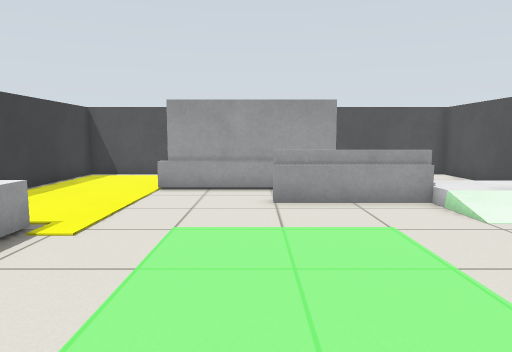
[1] (above)

14 first-person views from a walk through a Gazebo world. The camera is 0.83 m above the floor, tilts 6° down and sees 70° across. The floor is counted in squares, 0.5 m on a side. Each view is taken from the middle of a square. On the plan, view 1 faces up. The plan holds only what a view shows up to about 17 squares ahead; the rest is blank.

[2]
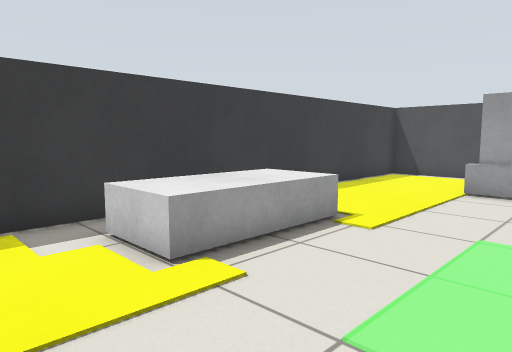

[3]
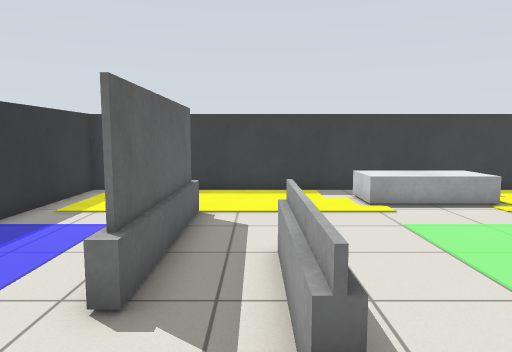

[4]
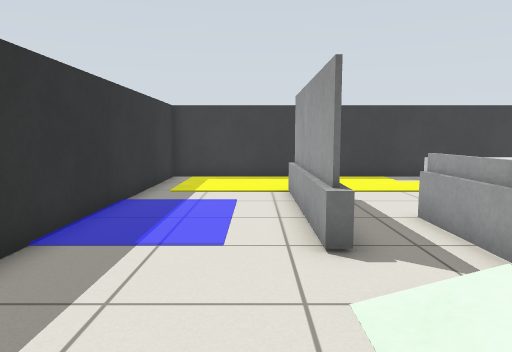

[5]
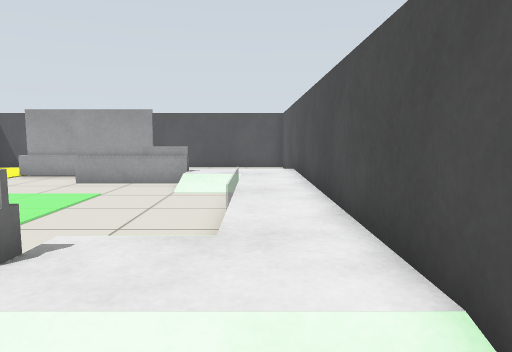

[6]
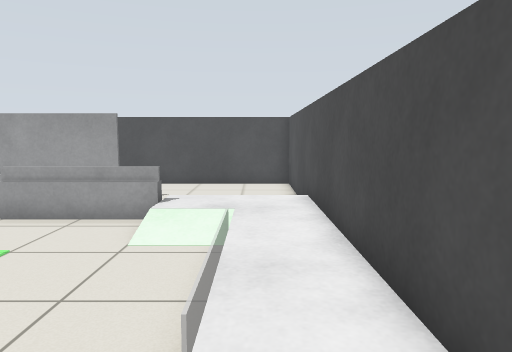

[7]
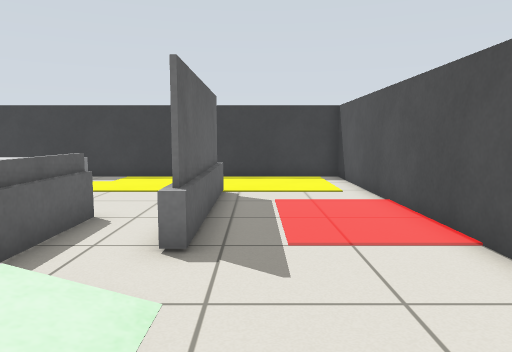

[8]
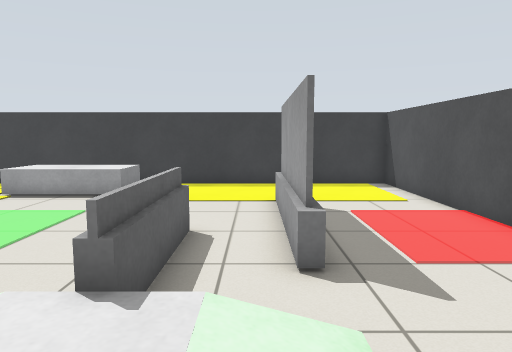

[9]
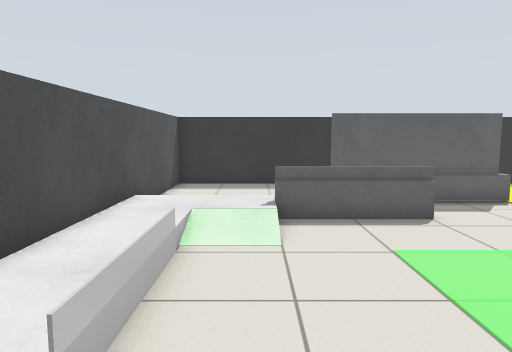

[10]
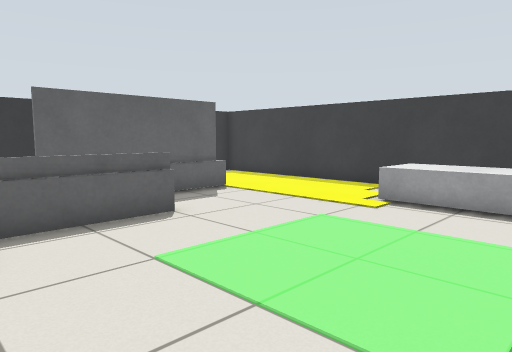

[11]
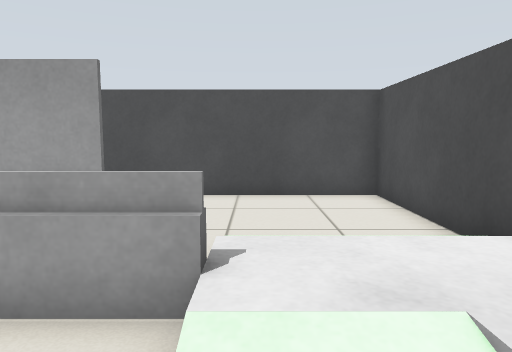

[12]
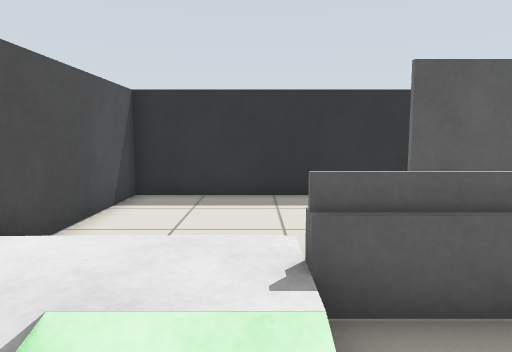

[13]
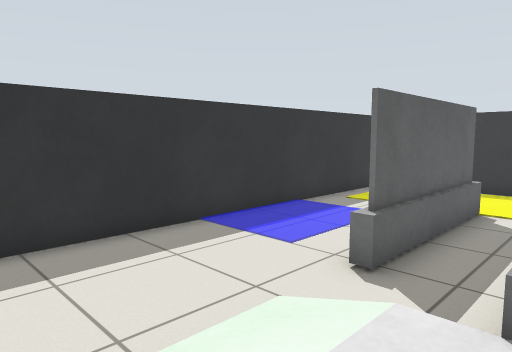

[14]
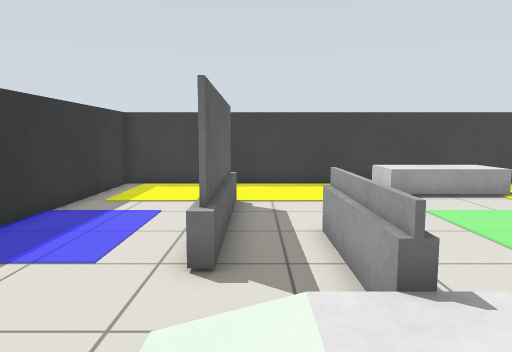

### Floor plan
Key: @ floor where view 1 was taken; # wall or solid block; . main floor; : floor 0.25 m higher than the main floor; = window, fence, low wall or low ledge; B grey box.
Columns run from 8 left of view 1 to 9 right of it. Each row starts with its distance up from view 1.
 17 ##################
 16 #................#
 15 #................#
 14 #................#
 13 #................#
 12 #....=#####=.....#
 11 #............   :#
 10 #............  ::#
  9 #........====: ::#
  8 #............  ::#
  7 #..............::#
  6 #.BBB..........::#
  5 # BBB..........::#
  4 # BBB..........::#
  3 #.BBB..........::#
  2 #..............::#
  1 #............ :::#
  0 #.......@==== :::#
 -1 #............  ::#
 -2 #............   :#
 -3 #....=#####=.....#
 -4 #................#
 -5 #................#
 -6 #................#
 -7 #................#
 -8 ##################

Where each view was taken, in squares from view 1:
view 1: 0 up, 0 right, facing up
view 2: 0 up, 0 right, facing up-left
view 3: 1 down, 7 right, facing left
view 4: 4 down, 8 right, facing left
view 5: 4 down, 7 right, facing up
view 6: 0 up, 7 right, facing up
view 7: 13 up, 8 right, facing left
view 8: 11 up, 8 right, facing left
view 9: 9 up, 5 right, facing down
view 10: 7 up, 5 right, facing down-left
view 11: 6 up, 5 right, facing up
view 12: 3 up, 5 right, facing down
view 13: 0 up, 8 right, facing down-left
view 14: 2 down, 8 right, facing left
